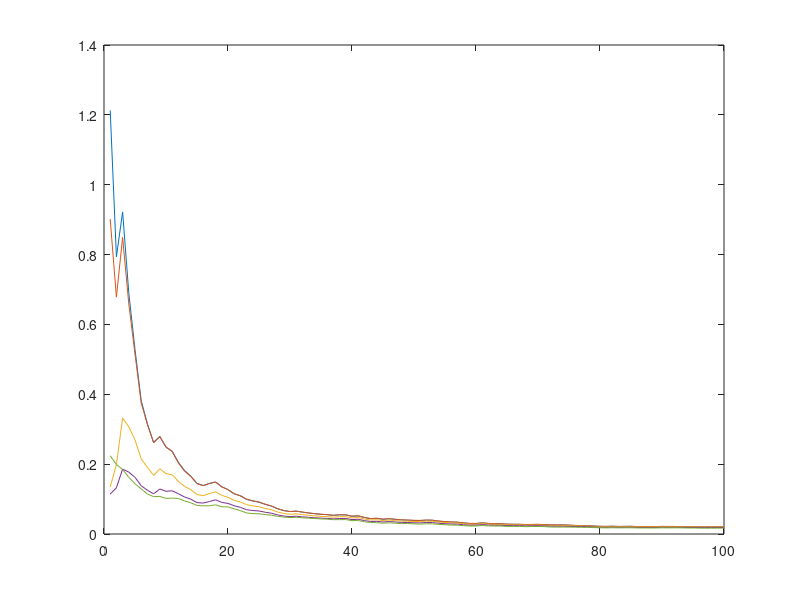

Reproduce this figure in MATLAB.
%%Project 1%%
%%Gaussian Known Mean%%

clc; clear all; close all;

X = randn(100); 
N = 1:1:100;
a = [0.1; 1; 2; 8]; 
b = [0.1; 1; 3; 4];
a_n = zeros(1,100);
b_n = zeros(1,100); 
var_ml = zeros(100);
sigma_cp = zeros(100);
mse_ml = zeros(1, 100);
mse_cp = [];
mu = 0;
sigma = 1; 
a_o = [0.1, 1, 2, 4];
b_o = sqrt([0.1, 1, 2, 4]);
nTrials = 100;


for i = 1:size(X, 1)
    var_ml(i, :) = sum((X(1:i, :)-mu).^2, 1)/i;
    mse_ml(i) = mean((var_ml(i,:) - sigma^2).^2, 2);
end


figure
plot(N, mse_ml)
hold on;
%a_n = a_o + N/2;
%b_n = b_o + 1/2(sum(x_n-mu)^2 = b_o + N/2*sigma^2

for i = 1:size(a_o, 2)
    a_N = a_o(i) + N/2;
    % We use bsxfun here again because N is a row vec and sigma_sq is a
    % matrix with N rows
    % We transpose it to get N cols
    b_N = b_o(i) + bsxfun(@times,N/2,var_ml');
    % Right divide b_N/a_N, which are different sizes so use bsxfun
    sigma_cp = bsxfun(@rdivide,b_N,a_N);
    % Mean squared error, average the trials (rows, dim=1)
    MSE_CP_norm_i = mean((sigma_cp-sigma^2).^2,1);
    % Store in vector
    mse_cp = [mse_cp; MSE_CP_norm_i];
end 

for i = 1:size(a_o, 2)
    plot(N, mse_cp(i,:))
    hold on
end

